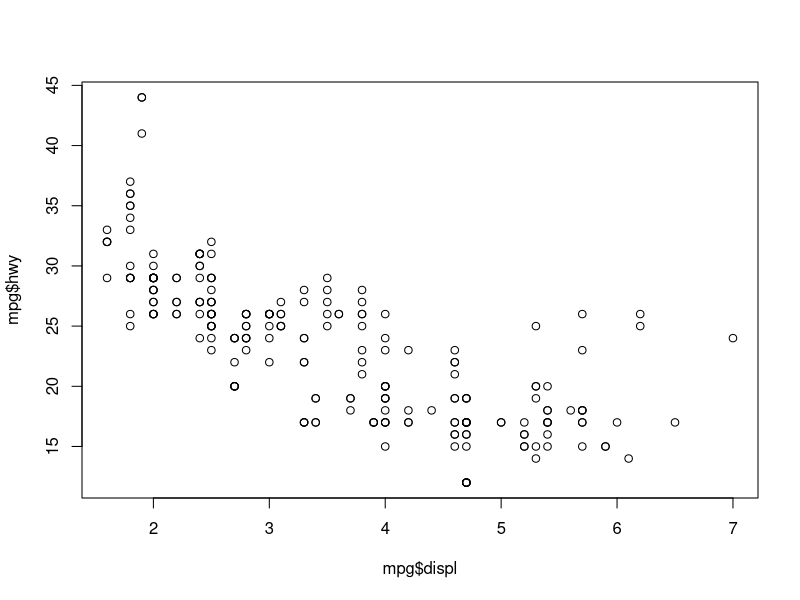
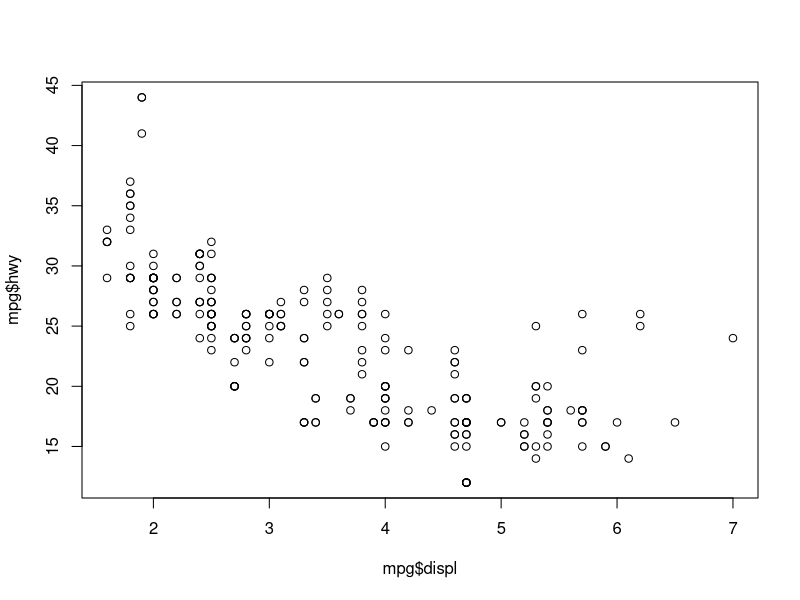
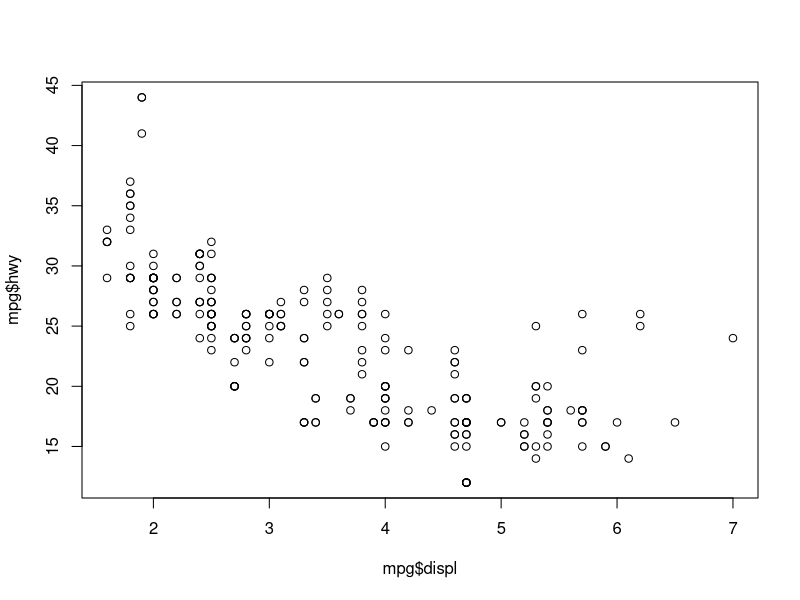
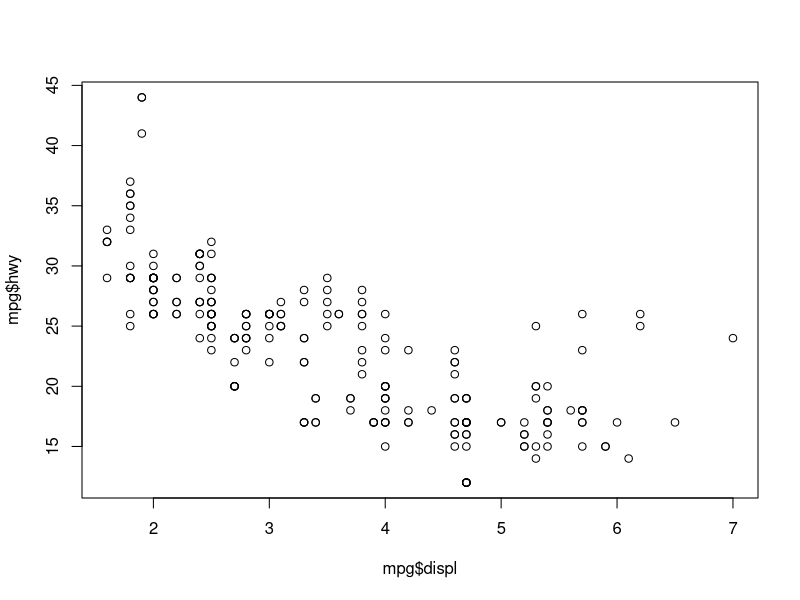
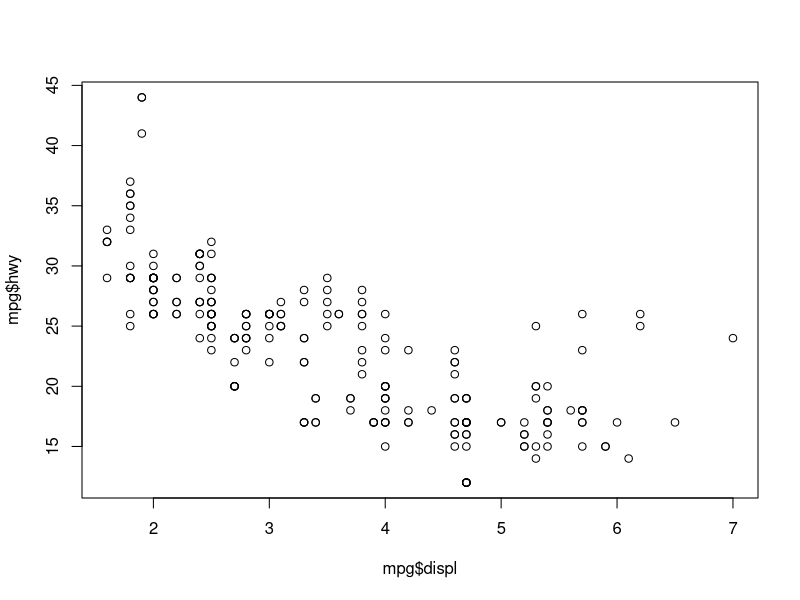
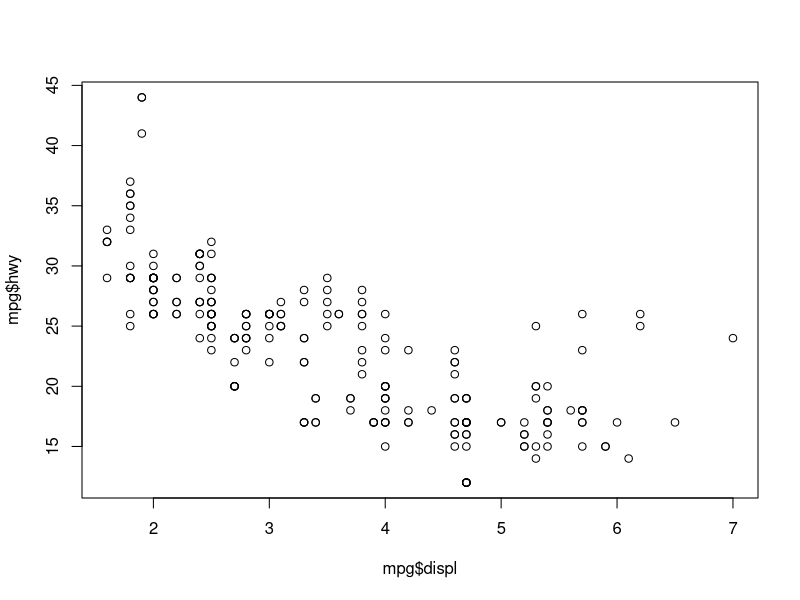
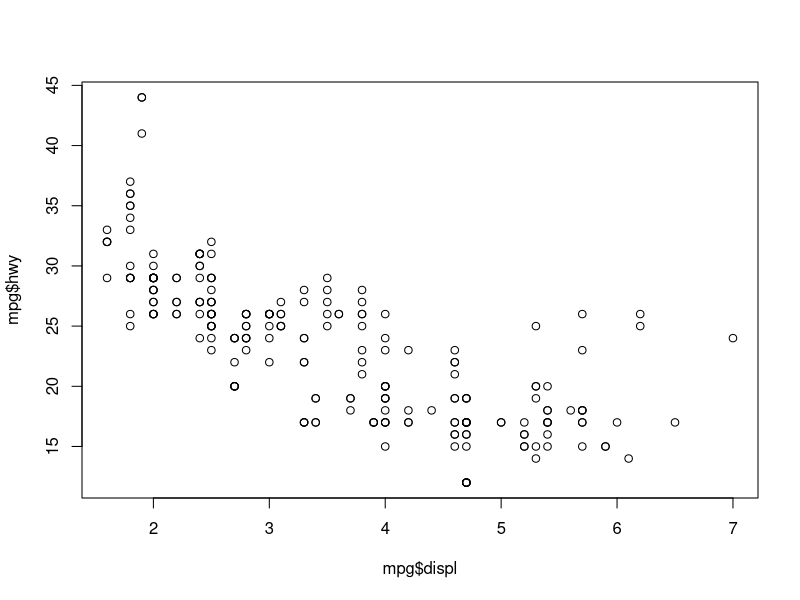
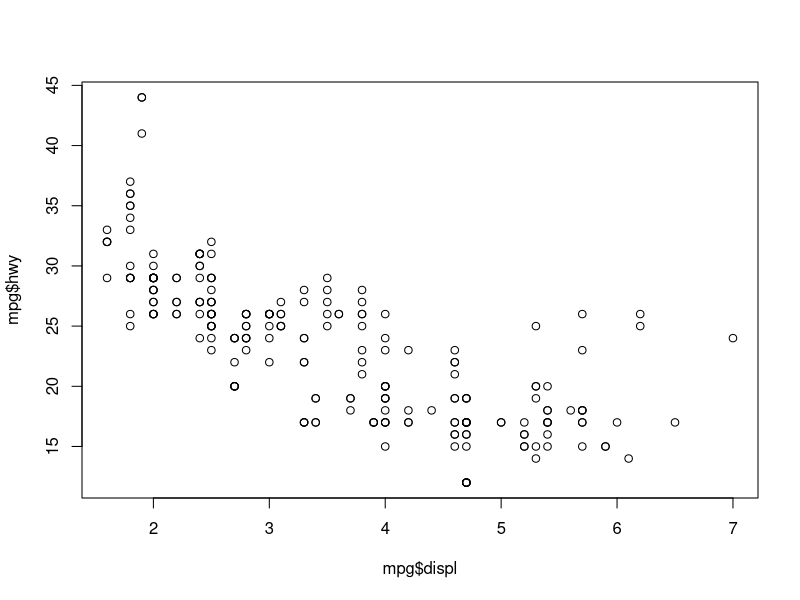

Source code (R) for these figures, in order:
## ---- chunk 1
knitr::opts_chunk$set(echo = TRUE)

library(data.table)
library(ggplot2)
library(graphics)
library(lattice)
library(magrittr)
library(patchwork)
## ---- chunk 2
run_benchmark <- function(plotting_functions, n, title) {
  results <- sapply(plotting_functions, function(plotting_function) {
    t <- system.time(lapply(seq_len(n), function(x) {
      plotting_function()
    }))
    
    t[3]
  })
  
  data.frame(
    "time" = results,
    "package" = names(plotting_functions),
    "title" = rep(title, length(results))
  )
}

plot_benchmark_results <- function(benchmark_result) {
  ggplot(data = benchmark_result, aes(x = package, y = time, fill = package)) +
    geom_col() + 
    coord_flip() +
    facet_wrap(. ~ title, ncol = 1) +
    xlab("Package used") +
    ylab("Time [s]")
}
## ---- chunk 3
create_ggplot_scatter <- function() {
  ggplot(mpg, aes(displ, hwy)) + 
    geom_point()
}

create_lattice_scatter <- function() {
  xyplot(hwy ~ displ, data = mpg)
}

create_graphics_scatter <- function() {
  plot(x = mpg$displ, y = mpg$hwy)
}

scatter_functions <- list(
  "ggplot" = create_ggplot_scatter,
  "lattice" = create_lattice_scatter,
  "graphics" = create_graphics_scatter
)
## ---- chunk 4
create_ggplot_barplot <- function() {
  ggplot(data = mpg, aes(x = manufacturer)) +
    geom_bar()
}

create_lattice_barplot <- function() {
  lattice::barchart(x = mpg$manufacturer)
}

create_graphics_barplot <- function() {
  df <- as.data.frame(table(mpg$manufacturer))
  barplot(df$Freq)
}

barplot_functions <- list(
  "ggplot" = create_ggplot_barplot,
  "lattice" = create_lattice_barplot,
  "graphics" = create_graphics_barplot
)

## ---- chunk 5
create_ggplot_line <- function() {
  ggplot(economics, aes(x = date, y = pop)) + 
    geom_line()
}

create_lattice_line <- function() {
  lattice::xyplot(pop ~ date, data = economics, type = "l")
}

create_graphics_line <- function() {
  plot(economics$date, economics$pop, type = "l")
}

lineplot_functions <- list(
  "ggplot" = create_ggplot_line,
  "lattice" = create_lattice_line,
  "graphics" = create_graphics_line
)
## ---- chunk 6
create_ggplot_boxplot <- function() {
  ggplot(ToothGrowth, aes(x = supp, y = len)) + 
    geom_boxplot()
}

create_lattice_boxplot <- function() {
  bwplot(len ~ supp, data = ToothGrowth)
}

create_graphics_boxplot <- function() {
  boxplot(len ~ supp, data = ToothGrowth)
}

boxplot_funcs <- list(
  "ggplot" = create_ggplot_boxplot,
  "lattice" = create_lattice_boxplot,
  "graphics" = create_graphics_boxplot
)
## ---- chunk 7
create_ggplot_hist <- function() {
 ggplot(diamonds, aes(carat)) +
    geom_histogram()
}

create_lattice_hist <- function() {
  lattice::histogram(x = diamonds$carat)
}

create_graphics_hist <- function() {
  graphics::hist(x = diamonds$carat)
}

hist_functions <- list(
  "ggplot" = create_ggplot_hist,
  "lattice" = create_lattice_hist,
  "graphics" = create_graphics_hist
)
## ---- chunk 8
n <- 100
benchmark_configs <- list(
  list("funcs" = scatter_functions, "title" = sprintf("Test 1: scatter plots %s times", n)),
  list("funcs" = barplot_functions, "title" = sprintf("Test 2: bar plots %s times", n)),
  list("funcs" = lineplot_functions, "title" = sprintf("Test 3: line plots %s times", n)),
  list("funcs" = boxplot_funcs, "title" = sprintf("Test 4: box plots %s times", n)),
  list("funcs" = hist_functions, "title" = sprintf("Test 5: histograms %s times", n))
)

benchmark_results <- lapply(benchmark_configs, function(config) {
  run_benchmark(config$funcs, n = n, title = config$title)
}) %>% rbindlist()
## ---- chunk 9
plot_benchmark_results(benchmark_results)
